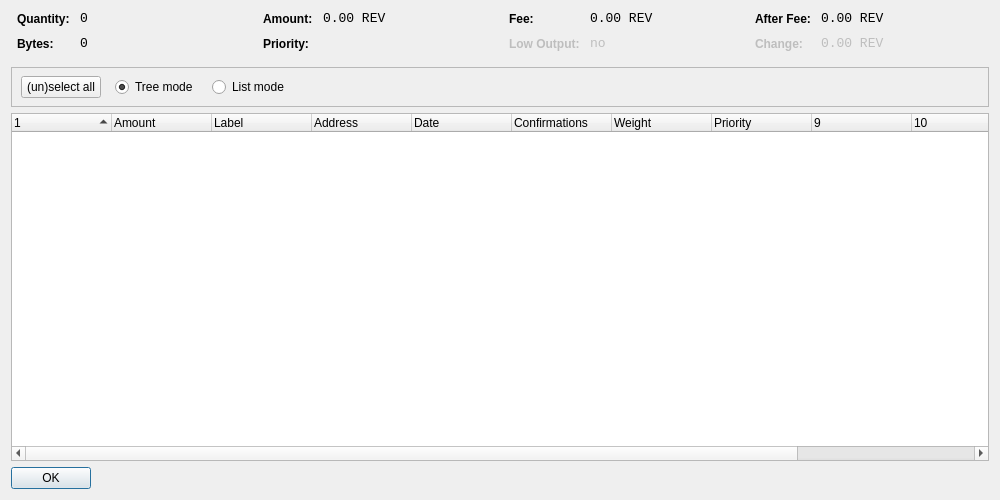
<?xml version="1.0" encoding="UTF-8"?>
<ui version="4.0">
 <class>CoinControlDialog</class>
 <widget class="QWidget" name="CoinControlDialog">
  <property name="geometry">
   <rect>
    <x>0</x>
    <y>0</y>
    <width>1000</width>
    <height>500</height>
   </rect>
  </property>
  <property name="windowTitle">
   <string>Coin Control</string>
  </property>
  <layout class="QVBoxLayout" name="verticalLayout">
   <item>
    <layout class="QHBoxLayout" name="horizontalLayoutTop" stretch="0,0,0,0">
     <property name="topMargin">
      <number>0</number>
     </property>
     <property name="bottomMargin">
      <number>10</number>
     </property>
     <item>
      <layout class="QFormLayout" name="formLayoutCoinControl1">
       <property name="horizontalSpacing">
        <number>10</number>
       </property>
       <property name="verticalSpacing">
        <number>10</number>
       </property>
       <property name="leftMargin">
        <number>6</number>
       </property>
       <property name="rightMargin">
        <number>6</number>
       </property>
       <item row="0" column="0">
        <widget class="QLabel" name="labelCoinControlQuantityText">
         <property name="styleSheet">
          <string notr="true">font-weight:bold;</string>
         </property>
         <property name="text">
          <string>Quantity:</string>
         </property>
        </widget>
       </item>
       <item row="0" column="1">
        <widget class="QLabel" name="labelCoinControlQuantity">
         <property name="font">
          <font>
           <family>Monospace</family>
           <pointsize>10</pointsize>
          </font>
         </property>
         <property name="cursor">
          <cursorShape>IBeamCursor</cursorShape>
         </property>
         <property name="contextMenuPolicy">
          <enum>Qt::ActionsContextMenu</enum>
         </property>
         <property name="text">
          <string notr="true">0</string>
         </property>
         <property name="textInteractionFlags">
          <set>Qt::LinksAccessibleByMouse|Qt::TextSelectableByKeyboard|Qt::TextSelectableByMouse</set>
         </property>
        </widget>
       </item>
       <item row="1" column="0">
        <widget class="QLabel" name="labelCoinControlBytesText">
         <property name="styleSheet">
          <string notr="true">font-weight:bold;</string>
         </property>
         <property name="text">
          <string>Bytes:</string>
         </property>
        </widget>
       </item>
       <item row="1" column="1">
        <widget class="QLabel" name="labelCoinControlBytes">
         <property name="font">
          <font>
           <family>Monospace</family>
           <pointsize>10</pointsize>
          </font>
         </property>
         <property name="cursor">
          <cursorShape>IBeamCursor</cursorShape>
         </property>
         <property name="contextMenuPolicy">
          <enum>Qt::ActionsContextMenu</enum>
         </property>
         <property name="text">
          <string notr="true">0</string>
         </property>
         <property name="textInteractionFlags">
          <set>Qt::LinksAccessibleByMouse|Qt::TextSelectableByKeyboard|Qt::TextSelectableByMouse</set>
         </property>
        </widget>
       </item>
      </layout>
     </item>
     <item>
      <layout class="QFormLayout" name="formLayoutCoinControl2">
       <property name="horizontalSpacing">
        <number>10</number>
       </property>
       <property name="verticalSpacing">
        <number>10</number>
       </property>
       <property name="leftMargin">
        <number>6</number>
       </property>
       <property name="rightMargin">
        <number>6</number>
       </property>
       <item row="0" column="0">
        <widget class="QLabel" name="labelCoinControlAmountText">
         <property name="styleSheet">
          <string notr="true">font-weight:bold;</string>
         </property>
         <property name="text">
          <string>Amount:</string>
         </property>
        </widget>
       </item>
       <item row="0" column="1">
        <widget class="QLabel" name="labelCoinControlAmount">
         <property name="font">
          <font>
           <family>Monospace</family>
           <pointsize>10</pointsize>
          </font>
         </property>
         <property name="cursor">
          <cursorShape>IBeamCursor</cursorShape>
         </property>
         <property name="contextMenuPolicy">
          <enum>Qt::ActionsContextMenu</enum>
         </property>
         <property name="text">
          <string notr="true">0.00 REV</string>
         </property>
         <property name="textInteractionFlags">
          <set>Qt::LinksAccessibleByMouse|Qt::TextSelectableByKeyboard|Qt::TextSelectableByMouse</set>
         </property>
        </widget>
       </item>
       <item row="1" column="0">
        <widget class="QLabel" name="labelCoinControlPriorityText">
         <property name="styleSheet">
          <string notr="true">font-weight:bold;</string>
         </property>
         <property name="text">
          <string>Priority:</string>
         </property>
        </widget>
       </item>
       <item row="1" column="1">
        <widget class="QLabel" name="labelCoinControlPriority">
         <property name="font">
          <font>
           <family>Monospace</family>
           <pointsize>10</pointsize>
          </font>
         </property>
         <property name="cursor">
          <cursorShape>IBeamCursor</cursorShape>
         </property>
         <property name="contextMenuPolicy">
          <enum>Qt::ActionsContextMenu</enum>
         </property>
         <property name="text">
          <string/>
         </property>
         <property name="textInteractionFlags">
          <set>Qt::LinksAccessibleByMouse|Qt::TextSelectableByKeyboard|Qt::TextSelectableByMouse</set>
         </property>
        </widget>
       </item>
      </layout>
     </item>
     <item>
      <layout class="QFormLayout" name="formLayoutCoinControl3">
       <property name="horizontalSpacing">
        <number>10</number>
       </property>
       <property name="verticalSpacing">
        <number>10</number>
       </property>
       <property name="leftMargin">
        <number>6</number>
       </property>
       <property name="rightMargin">
        <number>6</number>
       </property>
       <item row="0" column="0">
        <widget class="QLabel" name="labelCoinControlFeeText">
         <property name="styleSheet">
          <string notr="true">font-weight:bold;</string>
         </property>
         <property name="text">
          <string>Fee:</string>
         </property>
        </widget>
       </item>
       <item row="0" column="1">
        <widget class="QLabel" name="labelCoinControlFee">
         <property name="font">
          <font>
           <family>Monospace</family>
           <pointsize>10</pointsize>
          </font>
         </property>
         <property name="cursor">
          <cursorShape>IBeamCursor</cursorShape>
         </property>
         <property name="contextMenuPolicy">
          <enum>Qt::ActionsContextMenu</enum>
         </property>
         <property name="text">
          <string notr="true">0.00 REV</string>
         </property>
         <property name="textInteractionFlags">
          <set>Qt::LinksAccessibleByMouse|Qt::TextSelectableByKeyboard|Qt::TextSelectableByMouse</set>
         </property>
        </widget>
       </item>
       <item row="1" column="0">
        <widget class="QLabel" name="labelCoinControlLowOutputText">
         <property name="enabled">
          <bool>false</bool>
         </property>
         <property name="styleSheet">
          <string notr="true">font-weight:bold;</string>
         </property>
         <property name="text">
          <string>Low Output:</string>
         </property>
        </widget>
       </item>
       <item row="1" column="1">
        <widget class="QLabel" name="labelCoinControlLowOutput">
         <property name="enabled">
          <bool>false</bool>
         </property>
         <property name="font">
          <font>
           <family>Monospace</family>
           <pointsize>10</pointsize>
          </font>
         </property>
         <property name="cursor">
          <cursorShape>IBeamCursor</cursorShape>
         </property>
         <property name="contextMenuPolicy">
          <enum>Qt::ActionsContextMenu</enum>
         </property>
         <property name="text">
          <string>no</string>
         </property>
         <property name="textInteractionFlags">
          <set>Qt::LinksAccessibleByMouse|Qt::TextSelectableByKeyboard|Qt::TextSelectableByMouse</set>
         </property>
        </widget>
       </item>
      </layout>
     </item>
     <item>
      <layout class="QFormLayout" name="formLayoutCoinControl4">
       <property name="horizontalSpacing">
        <number>10</number>
       </property>
       <property name="verticalSpacing">
        <number>10</number>
       </property>
       <property name="leftMargin">
        <number>6</number>
       </property>
       <property name="rightMargin">
        <number>6</number>
       </property>
       <item row="0" column="0">
        <widget class="QLabel" name="labelCoinControlAfterFeeText">
         <property name="styleSheet">
          <string notr="true">font-weight:bold;</string>
         </property>
         <property name="text">
          <string>After Fee:</string>
         </property>
        </widget>
       </item>
       <item row="0" column="1">
        <widget class="QLabel" name="labelCoinControlAfterFee">
         <property name="font">
          <font>
           <family>Monospace</family>
           <pointsize>10</pointsize>
          </font>
         </property>
         <property name="cursor">
          <cursorShape>IBeamCursor</cursorShape>
         </property>
         <property name="contextMenuPolicy">
          <enum>Qt::ActionsContextMenu</enum>
         </property>
         <property name="text">
          <string notr="true">0.00 REV</string>
         </property>
         <property name="textInteractionFlags">
          <set>Qt::LinksAccessibleByMouse|Qt::TextSelectableByKeyboard|Qt::TextSelectableByMouse</set>
         </property>
        </widget>
       </item>
       <item row="1" column="0">
        <widget class="QLabel" name="labelCoinControlChangeText">
         <property name="enabled">
          <bool>false</bool>
         </property>
         <property name="styleSheet">
          <string notr="true">font-weight:bold;</string>
         </property>
         <property name="text">
          <string>Change:</string>
         </property>
        </widget>
       </item>
       <item row="1" column="1">
        <widget class="QLabel" name="labelCoinControlChange">
         <property name="enabled">
          <bool>false</bool>
         </property>
         <property name="font">
          <font>
           <family>Monospace</family>
           <pointsize>10</pointsize>
          </font>
         </property>
         <property name="cursor">
          <cursorShape>IBeamCursor</cursorShape>
         </property>
         <property name="contextMenuPolicy">
          <enum>Qt::ActionsContextMenu</enum>
         </property>
         <property name="text">
          <string notr="true">0.00 REV</string>
         </property>
         <property name="textInteractionFlags">
          <set>Qt::LinksAccessibleByMouse|Qt::TextSelectableByKeyboard|Qt::TextSelectableByMouse</set>
         </property>
        </widget>
       </item>
      </layout>
     </item>
    </layout>
   </item>
   <item>
    <widget class="QFrame" name="frame">
     <property name="minimumSize">
      <size>
       <width>0</width>
       <height>40</height>
      </size>
     </property>
     <property name="frameShape">
      <enum>QFrame::StyledPanel</enum>
     </property>
     <property name="frameShadow">
      <enum>QFrame::Sunken</enum>
     </property>
     <widget class="QWidget" name="horizontalLayoutWidget">
      <property name="geometry">
       <rect>
        <x>10</x>
        <y>0</y>
        <width>781</width>
        <height>41</height>
       </rect>
      </property>
      <layout class="QHBoxLayout" name="horizontalLayoutPanel" stretch="0,0,0,0">
       <property name="spacing">
        <number>14</number>
       </property>
       <item>
        <widget class="QPushButton" name="pushButtonSelectAll">
         <property name="sizePolicy">
          <sizepolicy hsizetype="Maximum" vsizetype="Fixed">
           <horstretch>0</horstretch>
           <verstretch>0</verstretch>
          </sizepolicy>
         </property>
         <property name="text">
          <string>(un)select all</string>
         </property>
        </widget>
       </item>
       <item>
        <widget class="QRadioButton" name="radioTreeMode">
         <property name="sizePolicy">
          <sizepolicy hsizetype="Maximum" vsizetype="Fixed">
           <horstretch>0</horstretch>
           <verstretch>0</verstretch>
          </sizepolicy>
         </property>
         <property name="text">
          <string>Tree mode</string>
         </property>
         <property name="checked">
          <bool>true</bool>
         </property>
        </widget>
       </item>
       <item>
        <widget class="QRadioButton" name="radioListMode">
         <property name="sizePolicy">
          <sizepolicy hsizetype="Maximum" vsizetype="Fixed">
           <horstretch>0</horstretch>
           <verstretch>0</verstretch>
          </sizepolicy>
         </property>
         <property name="text">
          <string>List mode</string>
         </property>
        </widget>
       </item>
       <item>
        <spacer name="horizontalSpacer">
         <property name="orientation">
          <enum>Qt::Horizontal</enum>
         </property>
         <property name="sizeHint" stdset="0">
          <size>
           <width>40</width>
           <height>20</height>
          </size>
         </property>
        </spacer>
       </item>
      </layout>
     </widget>
    </widget>
   </item>
   <item>
    <widget class="CoinControlTreeWidget" name="treeWidget">
     <property name="contextMenuPolicy">
      <enum>Qt::CustomContextMenu</enum>
     </property>
     <property name="sortingEnabled">
      <bool>false</bool>
     </property>
     <property name="columnCount">
      <number>12</number>
     </property>
     <attribute name="headerShowSortIndicator" stdset="0">
      <bool>true</bool>
     </attribute>
     <attribute name="headerStretchLastSection">
      <bool>false</bool>
     </attribute>
     <column>
      <property name="text">
       <string/>
      </property>
     </column>
     <column>
      <property name="text">
       <string>Amount</string>
      </property>
     </column>
     <column>
      <property name="text">
       <string>Label</string>
      </property>
     </column>
     <column>
      <property name="text">
       <string>Address</string>
      </property>
     </column>
     <column>
      <property name="text">
       <string>Date</string>
      </property>
     </column>
     <column>
      <property name="text">
       <string>Confirmations</string>
      </property>
      <property name="toolTip">
       <string>Confirmed</string>
      </property>
     </column>
     <column>
      <property name="text">
       <string>Weight</string>
      </property>
     </column>
     <column>
      <property name="text">
       <string>Priority</string>
      </property>
     </column>
     <column>
      <property name="text">
       <string/>
      </property>
     </column>
     <column>
      <property name="text">
       <string/>
      </property>
     </column>
     <column>
      <property name="text">
       <string/>
      </property>
     </column>
     <column>
      <property name="text">
       <string/>
      </property>
     </column>
    </widget>
   </item>
   <item>
    <widget class="QDialogButtonBox" name="buttonBox">
     <property name="sizePolicy">
      <sizepolicy hsizetype="Maximum" vsizetype="Fixed">
       <horstretch>0</horstretch>
       <verstretch>0</verstretch>
      </sizepolicy>
     </property>
     <property name="orientation">
      <enum>Qt::Horizontal</enum>
     </property>
     <property name="standardButtons">
      <set>QDialogButtonBox::Ok</set>
     </property>
    </widget>
   </item>
  </layout>
 </widget>
 <customwidgets>
  <customwidget>
   <class>CoinControlTreeWidget</class>
   <extends>QTreeWidget</extends>
   <header>coincontroltreewidget.h</header>
  </customwidget>
 </customwidgets>
 <resources/>
 <connections/>
</ui>
